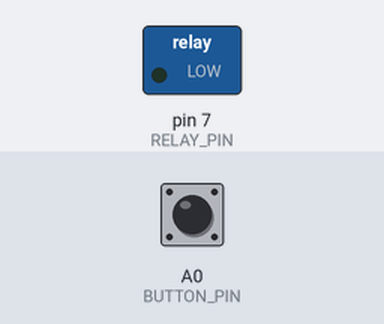
The sketch below on a simulated Arduino Uno, built with avr-gcc and run on an emulated ATmega328P. Parts: switched loads named in the sketch (green lamp = pin HIGH). The inputs (shaded band) are chosen by the test bench; at power-on: A0 (BUTTON_PIN) HIGH.

Above: at 1.2 s.
1.3 s: A0 (BUTTON_PIN) pulled LOW for 0.15 s
At 2.4 s:
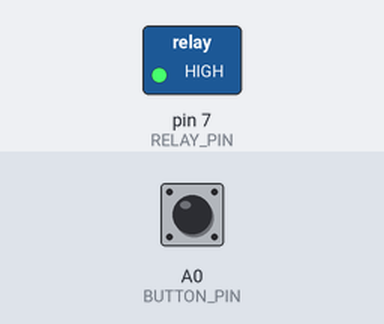
2.9 s: A0 (BUTTON_PIN) pulled LOW for 1 s
At 3.6 s:
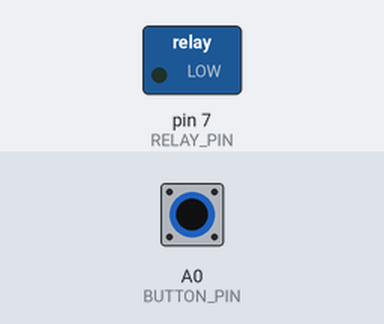
5.4 s: A0 (BUTTON_PIN) pulled LOW for 3.2 s
At 6.7 s:
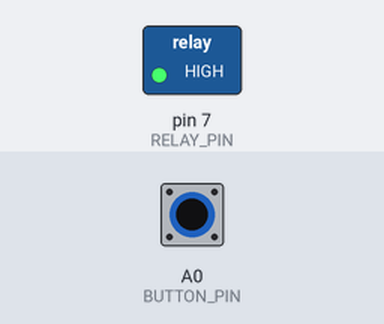
Timing chart, 0 to 8.4 s (numbered marks = the images above; inputs shaded):
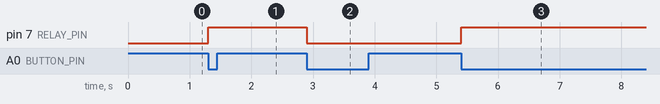

Measured:
- after the input at 1.3 s, pin 7 (RELAY_PIN): LOW → HIGH at once
- after the input at 2.9 s, pin 7 (RELAY_PIN): HIGH → LOW at once
- after the input at 5.4 s, pin 7 (RELAY_PIN): LOW → HIGH at once

The sketch:

bombaSimulacionBluno.ino
```cpp
#define BUTTON_PIN A0
#define RELAY_PIN 7

bool relayState = false;
bool lastButtonState = HIGH;

void setup() {
    pinMode(BUTTON_PIN, INPUT_PULLUP);
    pinMode(RELAY_PIN, OUTPUT);
    digitalWrite(RELAY_PIN, LOW); // Relé inicialmente apagado
}

void loop() {
    bool currentButtonState = digitalRead(BUTTON_PIN);

    if (currentButtonState == LOW && lastButtonState == HIGH) { // Detecta flanco de bajada
        relayState = !relayState; // Alterna el estado del relé
        digitalWrite(RELAY_PIN, relayState ? HIGH : LOW);
        delay(50); // Pequeño debounce por software
    }

    lastButtonState = currentButtonState;
}
```
